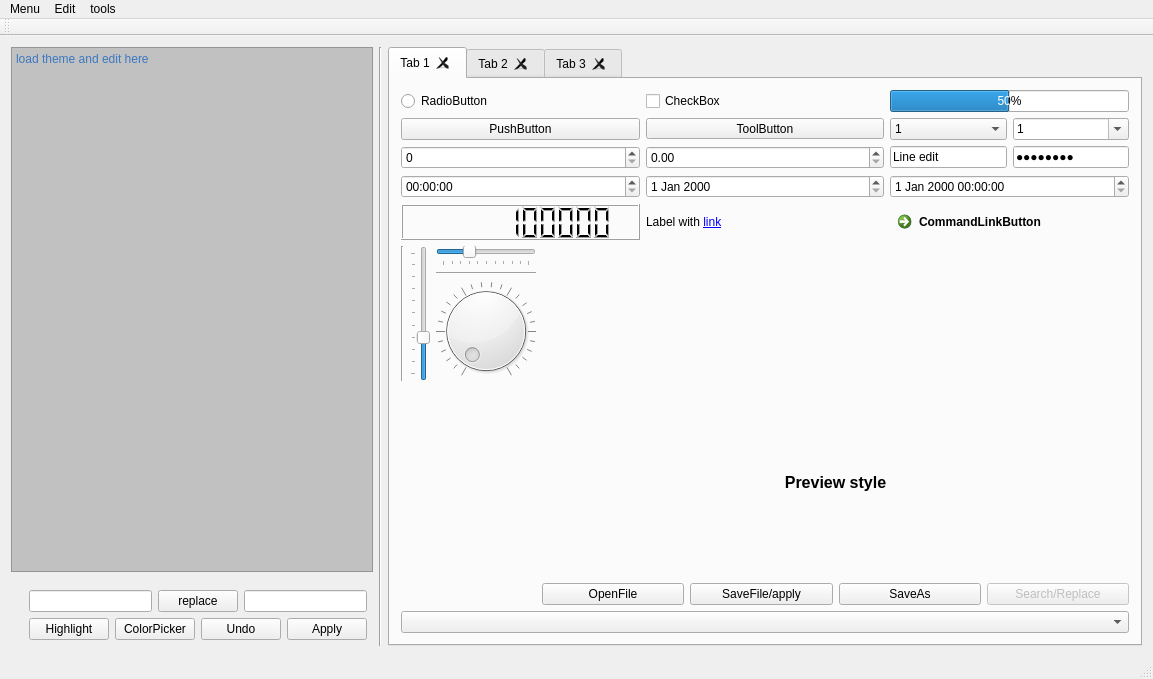
<?xml version="1.0" encoding="UTF-8"?>
<ui version="4.0">
 <class>MainWindow</class>
 <widget class="QMainWindow" name="MainWindow">
  <property name="geometry">
   <rect>
    <x>0</x>
    <y>0</y>
    <width>1153</width>
    <height>679</height>
   </rect>
  </property>
  <property name="windowTitle">
   <string>QT Theme Editor</string>
  </property>
  <widget class="QWidget" name="centralWidget">
   <layout class="QGridLayout" name="gridLayout">
    <item row="0" column="0" colspan="5">
     <widget class="QPlainTextEdit" name="code">
      <property name="styleSheet">
       <string notr="true">background-color:#c1c1c1;
color:#3c78c1;</string>
      </property>
      <property name="plainText">
       <string>load theme and edit here</string>
      </property>
     </widget>
    </item>
    <item row="0" column="5" rowspan="6">
     <widget class="Line" name="line_3">
      <property name="orientation">
       <enum>Qt::Vertical</enum>
      </property>
     </widget>
    </item>
    <item row="0" column="6" rowspan="6">
     <widget class="QTabWidget" name="tabWidget">
      <property name="currentIndex">
       <number>0</number>
      </property>
      <property name="tabsClosable">
       <bool>true</bool>
      </property>
      <widget class="QWidget" name="tab_1">
       <attribute name="title">
        <string notr="true">Tab 1</string>
       </attribute>
       <layout class="QGridLayout" name="gridLayout_7">
        <item row="4" column="1">
         <layout class="QHBoxLayout" name="horizontalLayout_4">
          <item>
           <widget class="QPushButton" name="Open">
            <property name="text">
             <string>OpenFile</string>
            </property>
           </widget>
          </item>
          <item>
           <widget class="QPushButton" name="Save">
            <property name="text">
             <string>SaveFile/apply</string>
            </property>
           </widget>
          </item>
          <item>
           <widget class="QPushButton" name="SaveAs">
            <property name="text">
             <string>SaveAs</string>
            </property>
           </widget>
          </item>
          <item>
           <widget class="QPushButton" name="search">
            <property name="enabled">
             <bool>false</bool>
            </property>
            <property name="text">
             <string>Search/Replace</string>
            </property>
           </widget>
          </item>
         </layout>
        </item>
        <item row="0" column="0" colspan="2">
         <layout class="QGridLayout" name="gridLayout_6">
          <item row="0" column="0">
           <widget class="QRadioButton" name="radioButton">
            <property name="text">
             <string notr="true">RadioButton</string>
            </property>
           </widget>
          </item>
          <item row="0" column="1">
           <widget class="QCheckBox" name="checkBox">
            <property name="text">
             <string notr="true">CheckBox</string>
            </property>
            <property name="tristate">
             <bool>true</bool>
            </property>
           </widget>
          </item>
          <item row="0" column="2">
           <widget class="QProgressBar" name="progressBar">
            <property name="maximum">
             <number>100</number>
            </property>
            <property name="value">
             <number>50</number>
            </property>
           </widget>
          </item>
          <item row="1" column="0">
           <widget class="QPushButton" name="pushButton">
            <property name="sizePolicy">
             <sizepolicy hsizetype="MinimumExpanding" vsizetype="Fixed">
              <horstretch>0</horstretch>
              <verstretch>0</verstretch>
             </sizepolicy>
            </property>
            <property name="text">
             <string notr="true">PushButton</string>
            </property>
            <property name="checkable">
             <bool>true</bool>
            </property>
           </widget>
          </item>
          <item row="1" column="1">
           <widget class="QToolButton" name="toolButton">
            <property name="sizePolicy">
             <sizepolicy hsizetype="MinimumExpanding" vsizetype="Fixed">
              <horstretch>0</horstretch>
              <verstretch>0</verstretch>
             </sizepolicy>
            </property>
            <property name="text">
             <string notr="true">ToolButton</string>
            </property>
            <property name="popupMode">
             <enum>QToolButton::InstantPopup</enum>
            </property>
           </widget>
          </item>
          <item row="1" column="2">
           <layout class="QHBoxLayout" name="horizontalLayout_3">
            <item>
             <widget class="QComboBox" name="comboBoxReadOnly">
              <property name="sizePolicy">
               <sizepolicy hsizetype="MinimumExpanding" vsizetype="Fixed">
                <horstretch>0</horstretch>
                <verstretch>0</verstretch>
               </sizepolicy>
              </property>
              <item>
               <property name="text">
                <string notr="true">1</string>
               </property>
              </item>
              <item>
               <property name="text">
                <string notr="true">2</string>
               </property>
              </item>
              <item>
               <property name="text">
                <string notr="true">3</string>
               </property>
              </item>
             </widget>
            </item>
            <item>
             <widget class="QComboBox" name="comboBoxEditable">
              <property name="sizePolicy">
               <sizepolicy hsizetype="MinimumExpanding" vsizetype="Fixed">
                <horstretch>0</horstretch>
                <verstretch>0</verstretch>
               </sizepolicy>
              </property>
              <property name="editable">
               <bool>true</bool>
              </property>
              <item>
               <property name="text">
                <string notr="true">1</string>
               </property>
              </item>
              <item>
               <property name="text">
                <string notr="true">2</string>
               </property>
              </item>
              <item>
               <property name="text">
                <string notr="true">3</string>
               </property>
              </item>
             </widget>
            </item>
           </layout>
          </item>
          <item row="2" column="0">
           <widget class="QSpinBox" name="spinBox"/>
          </item>
          <item row="2" column="1">
           <widget class="QDoubleSpinBox" name="doubleSpinBox"/>
          </item>
          <item row="2" column="2">
           <layout class="QHBoxLayout" name="horizontalLayout_2">
            <item>
             <widget class="QLineEdit" name="lineEdit">
              <property name="text">
               <string notr="true">Line edit</string>
              </property>
             </widget>
            </item>
            <item>
             <widget class="QLineEdit" name="lineEdit_2">
              <property name="text">
               <string notr="true">Password</string>
              </property>
              <property name="echoMode">
               <enum>QLineEdit::Password</enum>
              </property>
             </widget>
            </item>
           </layout>
          </item>
          <item row="3" column="0">
           <widget class="QTimeEdit" name="timeEdit"/>
          </item>
          <item row="3" column="1">
           <widget class="QDateEdit" name="dateEdit"/>
          </item>
          <item row="3" column="2">
           <widget class="QDateTimeEdit" name="dateTimeEdit"/>
          </item>
          <item row="4" column="0">
           <widget class="QLCDNumber" name="lcdNumber">
            <property name="digitCount">
             <number>10</number>
            </property>
            <property name="intValue" stdset="0">
             <number>1234567890</number>
            </property>
           </widget>
          </item>
          <item row="4" column="1">
           <widget class="QLabel" name="label">
            <property name="text">
             <string notr="true">Label with &lt;a href=&quot;http://google.com&quot;&gt;link&lt;/a&gt;</string>
            </property>
           </widget>
          </item>
          <item row="4" column="2">
           <widget class="QCommandLinkButton" name="commandLinkButton">
            <property name="text">
             <string notr="true">CommandLinkButton</string>
            </property>
           </widget>
          </item>
         </layout>
        </item>
        <item row="2" column="0">
         <layout class="QGridLayout" name="gridLayout_5">
          <item row="0" column="0" rowspan="3">
           <widget class="Line" name="line_2">
            <property name="orientation">
             <enum>Qt::Vertical</enum>
            </property>
           </widget>
          </item>
          <item row="0" column="1" rowspan="3">
           <widget class="QSlider" name="verticalSlider">
            <property name="value">
             <number>30</number>
            </property>
            <property name="orientation">
             <enum>Qt::Vertical</enum>
            </property>
            <property name="tickPosition">
             <enum>QSlider::TicksAbove</enum>
            </property>
           </widget>
          </item>
          <item row="0" column="2">
           <widget class="QSlider" name="horizontalSlider">
            <property name="sizePolicy">
             <sizepolicy hsizetype="Minimum" vsizetype="Fixed">
              <horstretch>0</horstretch>
              <verstretch>0</verstretch>
             </sizepolicy>
            </property>
            <property name="value">
             <number>30</number>
            </property>
            <property name="orientation">
             <enum>Qt::Horizontal</enum>
            </property>
            <property name="tickPosition">
             <enum>QSlider::TicksBelow</enum>
            </property>
           </widget>
          </item>
          <item row="1" column="2">
           <widget class="Line" name="line">
            <property name="orientation">
             <enum>Qt::Horizontal</enum>
            </property>
           </widget>
          </item>
          <item row="2" column="2">
           <widget class="QDial" name="dial">
            <property name="notchesVisible">
             <bool>true</bool>
            </property>
           </widget>
          </item>
         </layout>
        </item>
        <item row="2" column="1">
         <spacer name="horizontalSpacer_2">
          <property name="orientation">
           <enum>Qt::Horizontal</enum>
          </property>
          <property name="sizeHint" stdset="0">
           <size>
            <width>0</width>
            <height>20</height>
           </size>
          </property>
         </spacer>
        </item>
        <item row="3" column="0">
         <spacer name="verticalSpacer">
          <property name="orientation">
           <enum>Qt::Vertical</enum>
          </property>
          <property name="sizeHint" stdset="0">
           <size>
            <width>20</width>
            <height>0</height>
           </size>
          </property>
         </spacer>
        </item>
        <item row="3" column="1">
         <widget class="QLabel" name="labelPreview">
          <property name="font">
           <font>
            <pointsize>12</pointsize>
            <weight>75</weight>
            <bold>true</bold>
           </font>
          </property>
          <property name="text">
           <string>Preview style</string>
          </property>
          <property name="alignment">
           <set>Qt::AlignCenter</set>
          </property>
         </widget>
        </item>
        <item row="6" column="0" colspan="2">
         <widget class="QComboBox" name="cmbTheme"/>
        </item>
       </layout>
      </widget>
      <widget class="QWidget" name="tab_2">
       <attribute name="title">
        <string notr="true">Tab 2</string>
       </attribute>
       <layout class="QGridLayout" name="gridLayout_2">
        <item row="0" column="0">
         <widget class="QListWidget" name="listWidget">
          <item>
           <property name="text">
            <string notr="true">I1</string>
           </property>
           <property name="icon">
            <iconset>
             <normaloff>:/images/battery.png</normaloff>:/images/battery.png</iconset>
           </property>
          </item>
          <item>
           <property name="text">
            <string notr="true">I2</string>
           </property>
           <property name="icon">
            <iconset>
             <normaloff>:/images/image-sunset.png</normaloff>:/images/image-sunset.png</iconset>
           </property>
          </item>
          <item>
           <property name="text">
            <string notr="true">I3</string>
           </property>
           <property name="icon">
            <iconset>
             <normaloff>:/images/user.png</normaloff>:/images/user.png</iconset>
           </property>
          </item>
          <item>
           <property name="text">
            <string notr="true">I4</string>
           </property>
          </item>
          <item>
           <property name="text">
            <string notr="true">I5</string>
           </property>
          </item>
          <item>
           <property name="text">
            <string notr="true">I6</string>
           </property>
          </item>
          <item>
           <property name="text">
            <string notr="true">I7</string>
           </property>
          </item>
          <item>
           <property name="text">
            <string notr="true">I8</string>
           </property>
          </item>
          <item>
           <property name="text">
            <string notr="true">I9</string>
           </property>
          </item>
          <item>
           <property name="text">
            <string notr="true">I10</string>
           </property>
          </item>
          <item>
           <property name="text">
            <string notr="true">I11</string>
           </property>
          </item>
          <item>
           <property name="text">
            <string notr="true">I12</string>
           </property>
          </item>
          <item>
           <property name="text">
            <string notr="true">I14</string>
           </property>
          </item>
          <item>
           <property name="text">
            <string notr="true">I15</string>
           </property>
          </item>
          <item>
           <property name="text">
            <string notr="true">I16</string>
           </property>
          </item>
          <item>
           <property name="text">
            <string notr="true">I17</string>
           </property>
          </item>
          <item>
           <property name="text">
            <string notr="true">I18</string>
           </property>
          </item>
          <item>
           <property name="text">
            <string notr="true">I19</string>
           </property>
          </item>
          <item>
           <property name="text">
            <string notr="true">I20</string>
           </property>
          </item>
         </widget>
        </item>
        <item row="0" column="1">
         <widget class="QListWidget" name="listWidgetIcons">
          <property name="flow">
           <enum>QListView::LeftToRight</enum>
          </property>
          <property name="viewMode">
           <enum>QListView::IconMode</enum>
          </property>
          <item>
           <property name="text">
            <string notr="true">I1</string>
           </property>
           <property name="icon">
            <iconset>
             <normaloff>:/images/battery.png</normaloff>:/images/battery.png</iconset>
           </property>
          </item>
          <item>
           <property name="text">
            <string notr="true">I2</string>
           </property>
           <property name="icon">
            <iconset>
             <normaloff>:/images/image-sunset.png</normaloff>:/images/image-sunset.png</iconset>
           </property>
          </item>
          <item>
           <property name="text">
            <string notr="true">I3</string>
           </property>
           <property name="icon">
            <iconset>
             <normaloff>:/images/user.png</normaloff>:/images/user.png</iconset>
           </property>
          </item>
         </widget>
        </item>
        <item row="1" column="0">
         <widget class="QTableWidget" name="table">
          <property name="sortingEnabled">
           <bool>true</bool>
          </property>
          <attribute name="horizontalHeaderShowSortIndicator" stdset="0">
           <bool>true</bool>
          </attribute>
          <attribute name="verticalHeaderShowSortIndicator" stdset="0">
           <bool>true</bool>
          </attribute>
          <row>
           <property name="text">
            <string notr="true">R1</string>
           </property>
          </row>
          <row>
           <property name="text">
            <string notr="true">R2</string>
           </property>
          </row>
          <row>
           <property name="text">
            <string notr="true">R3</string>
           </property>
          </row>
          <column>
           <property name="text">
            <string notr="true">C1</string>
           </property>
          </column>
          <column>
           <property name="text">
            <string notr="true">C2</string>
           </property>
          </column>
          <item row="0" column="0">
           <property name="text">
            <string notr="true">1,1</string>
           </property>
          </item>
          <item row="0" column="1">
           <property name="text">
            <string notr="true">1,2</string>
           </property>
          </item>
          <item row="1" column="0">
           <property name="text">
            <string notr="true">2,1</string>
           </property>
          </item>
          <item row="1" column="1">
           <property name="text">
            <string notr="true">2,2</string>
           </property>
          </item>
          <item row="2" column="0">
           <property name="text">
            <string notr="true">3,1</string>
           </property>
           <property name="flags">
            <set>ItemIsSelectable|ItemIsDragEnabled|ItemIsUserCheckable</set>
           </property>
          </item>
          <item row="2" column="1">
           <property name="text">
            <string notr="true">2,3</string>
           </property>
           <property name="flags">
            <set>ItemIsSelectable|ItemIsDragEnabled|ItemIsUserCheckable</set>
           </property>
          </item>
         </widget>
        </item>
        <item row="1" column="1">
         <widget class="QTreeWidget" name="tree">
          <property name="allColumnsShowFocus">
           <bool>true</bool>
          </property>
          <attribute name="headerShowSortIndicator" stdset="0">
           <bool>true</bool>
          </attribute>
          <column>
           <property name="text">
            <string notr="true">C1</string>
           </property>
          </column>
          <column>
           <property name="text">
            <string notr="true">C2</string>
           </property>
          </column>
          <item>
           <property name="text">
            <string notr="true">R1</string>
           </property>
           <property name="text">
            <string notr="true"/>
           </property>
           <item>
            <property name="text">
             <string notr="true">C1</string>
            </property>
            <property name="checkState">
             <enum>Checked</enum>
            </property>
            <property name="text">
             <string notr="true">X1</string>
            </property>
            <property name="checkState">
             <enum>Checked</enum>
            </property>
           </item>
           <item>
            <property name="text">
             <string notr="true">C2</string>
            </property>
            <property name="checkState">
             <enum>PartiallyChecked</enum>
            </property>
            <property name="text">
             <string notr="true">X2</string>
            </property>
            <property name="checkState">
             <enum>PartiallyChecked</enum>
            </property>
           </item>
           <item>
            <property name="text">
             <string notr="true">C3</string>
            </property>
            <property name="text">
             <string notr="true">X3</string>
            </property>
            <property name="flags">
             <set>ItemIsSelectable|ItemIsDragEnabled|ItemIsUserCheckable</set>
            </property>
           </item>
          </item>
          <item>
           <property name="text">
            <string notr="true">R2</string>
           </property>
           <property name="flags">
            <set>ItemIsSelectable|ItemIsDragEnabled|ItemIsUserCheckable</set>
           </property>
          </item>
         </widget>
        </item>
       </layout>
      </widget>
      <widget class="QWidget" name="tab_3">
       <attribute name="title">
        <string notr="true">Tab 3</string>
       </attribute>
       <layout class="QGridLayout" name="gridLayout_8">
        <item row="0" column="0">
         <widget class="QTextBrowser" name="textBrowser">
          <property name="undoRedoEnabled">
           <bool>true</bool>
          </property>
          <property name="html">
           <string notr="true">&lt;!DOCTYPE HTML PUBLIC &quot;-//W3C//DTD HTML 4.0//EN&quot; &quot;http://www.w3.org/TR/REC-html40/strict.dtd&quot;&gt;
&lt;html&gt;&lt;head&gt;&lt;meta name=&quot;qrichtext&quot; content=&quot;1&quot; /&gt;&lt;style type=&quot;text/css&quot;&gt;
p, li { white-space: pre-wrap; }
&lt;/style&gt;&lt;/head&gt;&lt;body style=&quot; font-family:'Noto Sans'; font-size:10pt; font-weight:400; font-style:normal;&quot;&gt;
&lt;p style=&quot; margin-top:0px; margin-bottom:0px; margin-left:0px; margin-right:0px; -qt-block-indent:0; text-indent:0px;&quot;&gt;&lt;span style=&quot; font-family:'MS Shell Dlg 2'; font-size:8pt;&quot;&gt;Text &lt;/span&gt;&lt;span style=&quot; font-family:'MS Shell Dlg 2'; font-size:8pt; font-weight:600;&quot;&gt;browser&lt;/span&gt;&lt;span style=&quot; font-family:'MS Shell Dlg 2'; font-size:8pt;&quot;&gt; &lt;/span&gt;&lt;span style=&quot; font-family:'MS Shell Dlg 2'; font-size:8pt; font-style:italic;&quot;&gt;with&lt;/span&gt;&lt;span style=&quot; font-family:'MS Shell Dlg 2'; font-size:8pt;&quot;&gt; &lt;/span&gt;&lt;span style=&quot; font-family:'MS Shell Dlg 2'; font-size:8pt; text-decoration: underline;&quot;&gt;some&lt;/span&gt;&lt;span style=&quot; font-family:'MS Shell Dlg 2'; font-size:8pt;&quot;&gt; &lt;/span&gt;&lt;span style=&quot; font-family:'MS Shell Dlg 2'; font-size:8pt; font-weight:600; font-style:italic;&quot;&gt;text &lt;/span&gt;&lt;span style=&quot; font-family:'MS Shell Dlg 2'; font-size:8pt;&quot;&gt;and &lt;/span&gt;&lt;a href=&quot;http://google.com&quot;&gt;&lt;span style=&quot; font-family:'MS Shell Dlg 2'; font-size:8pt; text-decoration: underline; color:#0000ff;&quot;&gt;links&lt;/span&gt;&lt;/a&gt;&lt;/p&gt;&lt;/body&gt;&lt;/html&gt;</string>
          </property>
          <property name="openLinks">
           <bool>false</bool>
          </property>
         </widget>
        </item>
        <item row="0" column="1">
         <widget class="QTextEdit" name="textEdit">
          <property name="html">
           <string notr="true">&lt;!DOCTYPE HTML PUBLIC &quot;-//W3C//DTD HTML 4.0//EN&quot; &quot;http://www.w3.org/TR/REC-html40/strict.dtd&quot;&gt;
&lt;html&gt;&lt;head&gt;&lt;meta name=&quot;qrichtext&quot; content=&quot;1&quot; /&gt;&lt;style type=&quot;text/css&quot;&gt;
p, li { white-space: pre-wrap; }
&lt;/style&gt;&lt;/head&gt;&lt;body style=&quot; font-family:'Noto Sans'; font-size:10pt; font-weight:400; font-style:normal;&quot;&gt;
&lt;p style=&quot; margin-top:0px; margin-bottom:0px; margin-left:0px; margin-right:0px; -qt-block-indent:0; text-indent:0px;&quot;&gt;&lt;span style=&quot; font-family:'MS Shell Dlg 2'; font-size:8pt;&quot;&gt;Text edit&lt;/span&gt;&lt;/p&gt;&lt;/body&gt;&lt;/html&gt;</string>
          </property>
         </widget>
        </item>
        <item row="0" column="2">
         <widget class="QCalendarWidget" name="calendarWidget"/>
        </item>
        <item row="1" column="0" colspan="3">
         <widget class="QGroupBox" name="groupBox">
          <property name="sizePolicy">
           <sizepolicy hsizetype="Preferred" vsizetype="Preferred">
            <horstretch>1</horstretch>
            <verstretch>0</verstretch>
           </sizepolicy>
          </property>
          <property name="title">
           <string notr="true">GroupBox</string>
          </property>
          <layout class="QGridLayout" name="gridLayout_3">
           <item row="0" column="0">
            <widget class="QScrollArea" name="scrollArea">
             <property name="widgetResizable">
              <bool>true</bool>
             </property>
             <widget class="QWidget" name="scrollAreaWidgetContents">
              <property name="geometry">
               <rect>
                <x>0</x>
                <y>0</y>
                <width>684</width>
                <height>297</height>
               </rect>
              </property>
              <layout class="QGridLayout" name="gridLayout_9">
               <item row="0" column="1">
                <widget class="QFrame" name="frame">
                 <property name="sizePolicy">
                  <sizepolicy hsizetype="Preferred" vsizetype="Preferred">
                   <horstretch>1</horstretch>
                   <verstretch>0</verstretch>
                  </sizepolicy>
                 </property>
                 <property name="frameShape">
                  <enum>QFrame::StyledPanel</enum>
                 </property>
                 <property name="frameShadow">
                  <enum>QFrame::Raised</enum>
                 </property>
                 <layout class="QGridLayout" name="gridLayout_10">
                  <item row="0" column="0">
                   <widget class="QLabel" name="label_2">
                    <property name="text">
                     <string notr="true">Frame</string>
                    </property>
                   </widget>
                  </item>
                  <item row="1" column="0">
                   <spacer name="verticalSpacer_2">
                    <property name="orientation">
                     <enum>Qt::Vertical</enum>
                    </property>
                    <property name="sizeHint" stdset="0">
                     <size>
                      <width>20</width>
                      <height>46</height>
                     </size>
                    </property>
                   </spacer>
                  </item>
                 </layout>
                </widget>
               </item>
               <item row="0" column="0" rowspan="2">
                <widget class="QToolBox" name="toolBox">
                 <property name="currentIndex">
                  <number>0</number>
                 </property>
                 <widget class="QWidget" name="page">
                  <property name="geometry">
                   <rect>
                    <x>0</x>
                    <y>0</y>
                    <width>94</width>
                    <height>215</height>
                   </rect>
                  </property>
                  <attribute name="label">
                   <string notr="true">Toolbox1</string>
                  </attribute>
                 </widget>
                 <widget class="QWidget" name="page_2">
                  <property name="geometry">
                   <rect>
                    <x>0</x>
                    <y>0</y>
                    <width>98</width>
                    <height>28</height>
                   </rect>
                  </property>
                  <attribute name="label">
                   <string notr="true">Toolbox2</string>
                  </attribute>
                 </widget>
                </widget>
               </item>
               <item row="0" column="2">
                <widget class="QDockWidget" name="dockWidget">
                 <property name="sizePolicy">
                  <sizepolicy hsizetype="Preferred" vsizetype="Preferred">
                   <horstretch>1</horstretch>
                   <verstretch>1</verstretch>
                  </sizepolicy>
                 </property>
                 <property name="windowTitle">
                  <string notr="true">Dock widget</string>
                 </property>
                 <widget class="QWidget" name="dockWidgetContents_3"/>
                </widget>
               </item>
               <item row="1" column="1" colspan="2">
                <widget class="QMdiArea" name="mdiArea">
                 <property name="sizePolicy">
                  <sizepolicy hsizetype="Expanding" vsizetype="Expanding">
                   <horstretch>0</horstretch>
                   <verstretch>2</verstretch>
                  </sizepolicy>
                 </property>
                </widget>
               </item>
              </layout>
             </widget>
            </widget>
           </item>
          </layout>
         </widget>
        </item>
       </layout>
      </widget>
     </widget>
    </item>
    <item row="3" column="3">
     <layout class="QHBoxLayout" name="horizontalLayout_8">
      <item>
       <widget class="QLineEdit" name="lineFind"/>
      </item>
      <item>
       <widget class="QPushButton" name="replace">
        <property name="text">
         <string>replace</string>
        </property>
       </widget>
      </item>
      <item>
       <widget class="QLineEdit" name="lineReplace"/>
      </item>
     </layout>
    </item>
    <item row="4" column="3">
     <layout class="QHBoxLayout" name="horizontalLayout_5">
      <item>
       <widget class="QPushButton" name="highlight">
        <property name="text">
         <string>Highlight</string>
        </property>
       </widget>
      </item>
      <item>
       <widget class="QPushButton" name="color">
        <property name="text">
         <string>ColorPicker</string>
        </property>
       </widget>
      </item>
      <item>
       <widget class="QPushButton" name="undo">
        <property name="text">
         <string>Undo</string>
        </property>
       </widget>
      </item>
      <item>
       <widget class="QPushButton" name="apply">
        <property name="text">
         <string>Apply</string>
        </property>
       </widget>
      </item>
     </layout>
    </item>
   </layout>
  </widget>
  <widget class="QMenuBar" name="menuBar">
   <property name="geometry">
    <rect>
     <x>0</x>
     <y>0</y>
     <width>1153</width>
     <height>24</height>
    </rect>
   </property>
   <widget class="QMenu" name="menuMenu">
    <property name="title">
     <string>Menu</string>
    </property>
    <addaction name="actionExit"/>
    <addaction name="actionOpen"/>
    <addaction name="actionSave"/>
    <addaction name="actionSaveAs"/>
    <addaction name="actionApply"/>
   </widget>
   <widget class="QMenu" name="menuEdit">
    <property name="title">
     <string>Edit</string>
    </property>
    <addaction name="actionundo"/>
   </widget>
   <widget class="QMenu" name="menutools">
    <property name="title">
     <string>tools</string>
    </property>
    <addaction name="actionColorPicker"/>
    <addaction name="actionHighlight"/>
   </widget>
   <addaction name="menuMenu"/>
   <addaction name="menuEdit"/>
   <addaction name="menutools"/>
  </widget>
  <widget class="QToolBar" name="mainToolBar">
   <attribute name="toolBarArea">
    <enum>TopToolBarArea</enum>
   </attribute>
   <attribute name="toolBarBreak">
    <bool>false</bool>
   </attribute>
  </widget>
  <widget class="QStatusBar" name="statusBar"/>
  <action name="actionExit">
   <property name="text">
    <string>Exit</string>
   </property>
  </action>
  <action name="actionOpen">
   <property name="text">
    <string>Open</string>
   </property>
  </action>
  <action name="actionSave">
   <property name="text">
    <string>Save</string>
   </property>
  </action>
  <action name="actionSaveAs">
   <property name="text">
    <string>SaveAs</string>
   </property>
  </action>
  <action name="actionundo">
   <property name="text">
    <string>undo</string>
   </property>
  </action>
  <action name="actionColorPicker">
   <property name="text">
    <string>ColorPicker</string>
   </property>
  </action>
  <action name="actionHighlight">
   <property name="text">
    <string>Highlight</string>
   </property>
  </action>
  <action name="actionApply">
   <property name="text">
    <string>Apply</string>
   </property>
  </action>
 </widget>
 <layoutdefault spacing="6" margin="11"/>
 <resources/>
 <connections/>
</ui>
